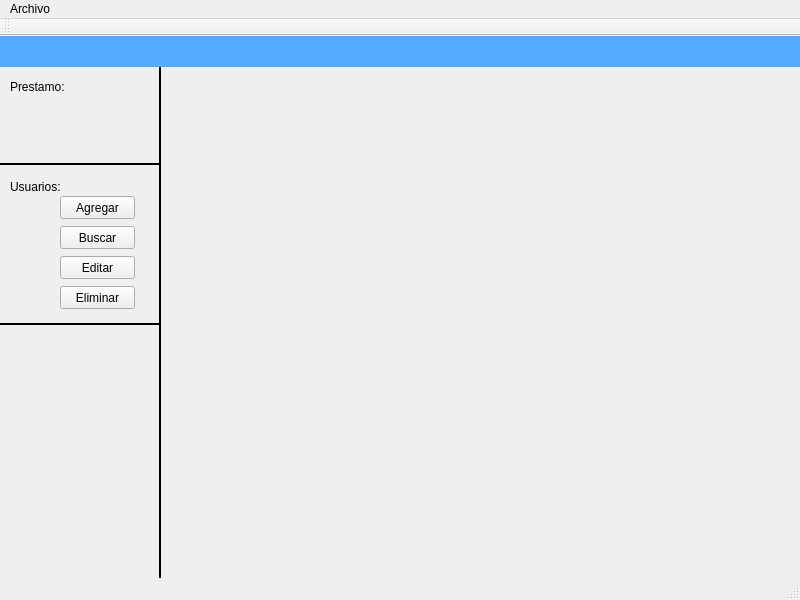
<?xml version="1.0" encoding="UTF-8"?>
<ui version="4.0">
 <class>MainWindow</class>
 <widget class="QMainWindow" name="MainWindow">
  <property name="geometry">
   <rect>
    <x>0</x>
    <y>0</y>
    <width>800</width>
    <height>600</height>
   </rect>
  </property>
  <property name="windowTitle">
   <string>MainWindow</string>
  </property>
  <widget class="QWidget" name="centralWidget">
   <widget class="Line" name="line">
    <property name="geometry">
     <rect>
      <x>150</x>
      <y>30</y>
      <width>20</width>
      <height>551</height>
     </rect>
    </property>
    <property name="frameShadow">
     <enum>QFrame::Plain</enum>
    </property>
    <property name="lineWidth">
     <number>2</number>
    </property>
    <property name="midLineWidth">
     <number>0</number>
    </property>
    <property name="orientation">
     <enum>Qt::Vertical</enum>
    </property>
   </widget>
   <widget class="QLabel" name="label">
    <property name="geometry">
     <rect>
      <x>0</x>
      <y>0</y>
      <width>800</width>
      <height>31</height>
     </rect>
    </property>
    <property name="styleSheet">
     <string notr="true">background-color: rgb(85, 170, 255);</string>
    </property>
    <property name="text">
     <string/>
    </property>
   </widget>
   <widget class="QLabel" name="label_2">
    <property name="geometry">
     <rect>
      <x>10</x>
      <y>40</y>
      <width>71</width>
      <height>21</height>
     </rect>
    </property>
    <property name="text">
     <string>Prestamo: </string>
    </property>
   </widget>
   <widget class="QLabel" name="label_3">
    <property name="geometry">
     <rect>
      <x>10</x>
      <y>140</y>
      <width>61</width>
      <height>21</height>
     </rect>
    </property>
    <property name="text">
     <string>Usuarios: </string>
    </property>
   </widget>
   <widget class="QPushButton" name="btnAgregar">
    <property name="geometry">
     <rect>
      <x>60</x>
      <y>160</y>
      <width>75</width>
      <height>23</height>
     </rect>
    </property>
    <property name="text">
     <string>Agregar</string>
    </property>
   </widget>
   <widget class="QPushButton" name="pushButton_2">
    <property name="geometry">
     <rect>
      <x>60</x>
      <y>190</y>
      <width>75</width>
      <height>23</height>
     </rect>
    </property>
    <property name="text">
     <string>Buscar</string>
    </property>
   </widget>
   <widget class="QPushButton" name="pushButton_3">
    <property name="geometry">
     <rect>
      <x>60</x>
      <y>220</y>
      <width>75</width>
      <height>23</height>
     </rect>
    </property>
    <property name="text">
     <string>Editar</string>
    </property>
   </widget>
   <widget class="QPushButton" name="pushButton_4">
    <property name="geometry">
     <rect>
      <x>60</x>
      <y>250</y>
      <width>75</width>
      <height>23</height>
     </rect>
    </property>
    <property name="text">
     <string>Eliminar</string>
    </property>
   </widget>
   <widget class="Line" name="line_2">
    <property name="geometry">
     <rect>
      <x>0</x>
      <y>280</y>
      <width>161</width>
      <height>16</height>
     </rect>
    </property>
    <property name="frameShadow">
     <enum>QFrame::Plain</enum>
    </property>
    <property name="lineWidth">
     <number>2</number>
    </property>
    <property name="orientation">
     <enum>Qt::Horizontal</enum>
    </property>
   </widget>
   <widget class="Line" name="line_3">
    <property name="geometry">
     <rect>
      <x>0</x>
      <y>120</y>
      <width>161</width>
      <height>16</height>
     </rect>
    </property>
    <property name="frameShadow">
     <enum>QFrame::Plain</enum>
    </property>
    <property name="lineWidth">
     <number>2</number>
    </property>
    <property name="orientation">
     <enum>Qt::Horizontal</enum>
    </property>
   </widget>
  </widget>
  <widget class="QMenuBar" name="menuBar">
   <property name="geometry">
    <rect>
     <x>0</x>
     <y>0</y>
     <width>800</width>
     <height>21</height>
    </rect>
   </property>
   <widget class="QMenu" name="menuArchivo">
    <property name="title">
     <string>Archivo</string>
    </property>
    <addaction name="actionInicio"/>
    <addaction name="actionSalir"/>
   </widget>
   <addaction name="menuArchivo"/>
  </widget>
  <widget class="QToolBar" name="mainToolBar">
   <attribute name="toolBarArea">
    <enum>TopToolBarArea</enum>
   </attribute>
   <attribute name="toolBarBreak">
    <bool>false</bool>
   </attribute>
  </widget>
  <widget class="QStatusBar" name="statusBar"/>
  <action name="actionInicio">
   <property name="text">
    <string>Inicio</string>
   </property>
  </action>
  <action name="actionSalir">
   <property name="text">
    <string>Salir</string>
   </property>
  </action>
 </widget>
 <layoutdefault spacing="6" margin="11"/>
 <resources/>
 <connections/>
</ui>
